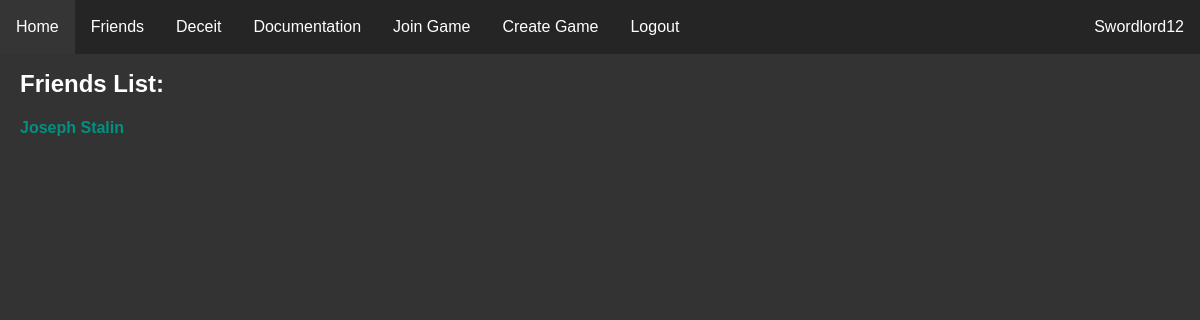
The page /user/friends (signed in) on the database as committed earlier.
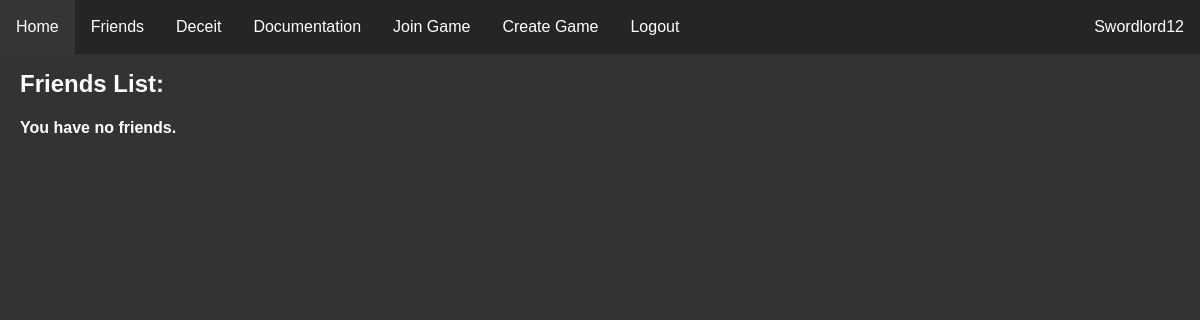
The same page on the database as committed later.
### website/models.py (models this page shows)
class User(db.Model, UserMixin):
    id = db.Column(db.Integer, primary_key=True)
    email = db.Column(db.String(150), unique=True)
    password = db.Column(db.String(150))
    username = db.Column(db.String(150))
    pfp = db.Column(db.String(50))
    admin = db.Column(db.String(50))

### website/profiles.py (the view)
@login_required
@profiles.route('friends')
def friends():
    result_list = []
    friends_list = []
    for friend in db.session.query(Friends).filter_by(user1=current_user.id):
        friends_list.append(friend.user2)
        print('worked 1')
    for friend in db.session.query(Friends).filter_by(user2=current_user.id):
        friends_list.append(friend.user1)
        print('worked 2')
    for friend in friends_list:
        print('worked 3')
        result = db.session.query(User).filter_by(id=friend).first()
        result_list.append([result, url_for('profiles.profile', user_id=result.id)])
    return render_template('friends.html', user=current_user, friends=result_list)

### website/templates/friends.html
{% extends "base.html" %} {% block title %}Friends{% endblock %}
{% block content %}
    <h2>Friends List:</h2>
    {% for friend in friends %}
        <h4><a class="link" href={{friend[1]}}>{{friend[0].username}}</a></h4>
    {% else %}
        <h4>You have no friends.</h4>
    {% endfor %}
{% endblock %}

Rows that differ between the two databases and show on the page:
no longer on this page (row edited): User: username "Joseph Stalin"
Other text that changed with them:
text now shown: "You have no friends."
